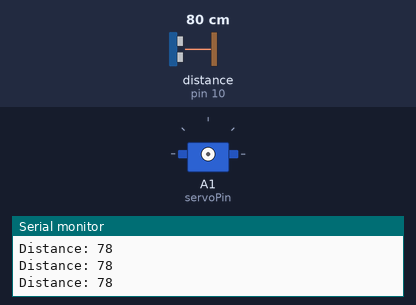
The sketch below on a simulated Arduino Uno, built with avr-gcc and run on an emulated ATmega328P. On the bench: servo, the last lines printed to the serial monitor. Wiring (inferred from the names in the program): ultrasonic range finder: trigger pin 9; echo pin 10; servo: signal A1. Inputs (shaded band) come from the test bench; at power-on: distance to the obstacle (sensor on pin 10) 80 cm. The echo pulse lasts 58.3 µs per cm; servo pulses on a pin are drawn as a servo (544–2400 µs = 0–180°).

Above: at 1.2 s.
1.3 s: distance to the obstacle (sensor on pin 10) set to 54 cm
2.8 s: distance to the obstacle (sensor on pin 10) set to 45 cm
At 3.09 s:
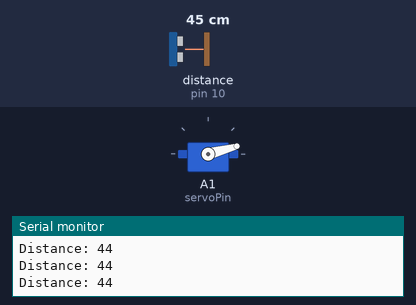
At 3.93 s:
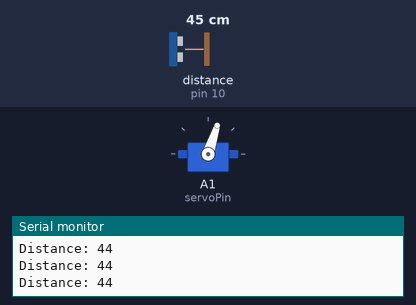
5.8 s: distance to the obstacle (sensor on pin 10) set to 12 cm
8.8 s: distance to the obstacle (sensor on pin 10) set to 9 cm
At 9.34 s:
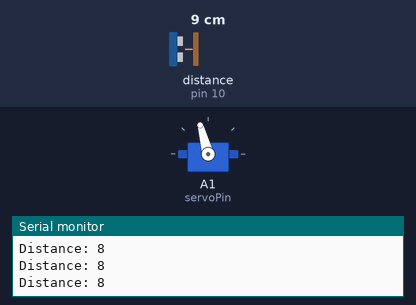
11.8 s: distance to the obstacle (sensor on pin 10) set to 120 cm
At 11.8 s:
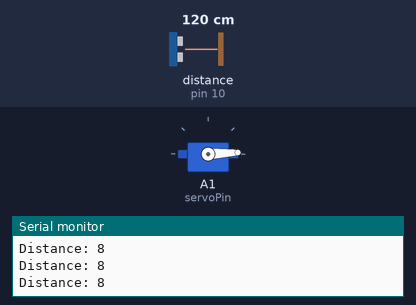
14.8 s: distance to the obstacle (sensor on pin 10) set to 18 cm
Timing chart, 0 to 18.8 s (numbered marks = the images above; inputs shaded):
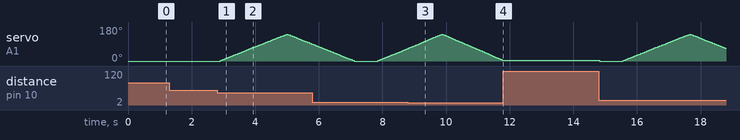

The sketch:

servo_ultra.ino
```cpp
int servoPin = A1;

int pVal = 500;
unsigned long previousMillis = 0; //used for timer
boolean increasePulse = true;
int spd = 10; //speed of increment or decrement on sweep
int minPulse = 300;
int maxPulse = 2000;
int interval = 10; // fixed value of pulsing servos


// defines pins numbers
const int trigPin = 9;
const int echoPin = 10;

// defines variables
long duration;
int distance;

void setup() {
  pinMode(trigPin, OUTPUT); // Sets the trigPin as an Output
  pinMode(echoPin, INPUT); // Sets the echoPin as an Input
  pinMode (servoPin, OUTPUT);
  Serial.begin(9600); // Starts the serial communication
}

void loop() {
  // Clears the trigPin
  digitalWrite(trigPin, LOW);
  delayMicroseconds(2);

  // Sets the trigPin on HIGH state for 10 micro seconds
  digitalWrite(trigPin, HIGH);
  delayMicroseconds(10);
  digitalWrite(trigPin, LOW);

  // Reads the echoPin, returns the sound wave travel time in microseconds
  duration = pulseIn(echoPin, HIGH);

  // Calculating the distance
  distance = duration * 0.034 / 2;

  // Prints the distance on the Serial Monitor
  Serial.print("Distance: ");
  Serial.println(distance);


  unsigned long currentMillis = millis(); //get time in milliseconds

  if (currentMillis - previousMillis >= interval) {
    previousMillis = currentMillis ;
    if (distance < 50) {
      sweep(spd);
      pulse(pVal);


    }
  }
}


void pulse (int p) {
  // constrain to minimum and maximum pulse

  digitalWrite(servoPin, HIGH);

  delayMicroseconds(p);
  digitalWrite(servoPin, LOW);

}

void sweep(int spd) {
  if (increasePulse) {

    pVal += spd;

    if (pVal >= maxPulse) {
      increasePulse = false;
    }

  } else {
    pVal -= spd;

    if (pVal <= minPulse) {
      increasePulse = true;

    }

  }

}
```

Measured:
- the behaviour switches between 51 and 50 cm on distance to the obstacle (sensor on pin 10) (found by bisection; images 0 and 1)
- the behaviour switches between 11 and 10 cm on distance to the obstacle (sensor on pin 10) (found by bisection; images 2 and 3)
- after the input at 2.8 s, servo on A1 (servoPin): rises from 0° to 142° in 2.1 s, then falls to 90° in 0.79 s
- after the input at 11.8 s, servo on A1 (servoPin): stops changing and stays 3°
